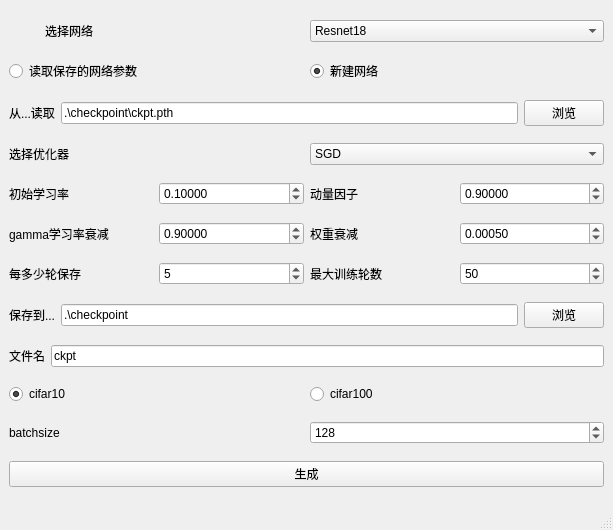
<?xml version="1.0" encoding="UTF-8"?>
<ui version="4.0">
 <class>MainWindow</class>
 <widget class="QMainWindow" name="MainWindow">
  <property name="geometry">
   <rect>
    <x>0</x>
    <y>0</y>
    <width>613</width>
    <height>530</height>
   </rect>
  </property>
  <property name="windowTitle">
   <string>by:demorz</string>
  </property>
  <widget class="QWidget" name="centralwidget">
   <layout class="QVBoxLayout" name="verticalLayout">
    <item>
     <layout class="QHBoxLayout" name="horizontalLayout">
      <item>
       <widget class="QLabel" name="label_net">
        <property name="lineWidth">
         <number>1</number>
        </property>
        <property name="midLineWidth">
         <number>0</number>
        </property>
        <property name="text">
         <string>选择网络</string>
        </property>
        <property name="scaledContents">
         <bool>false</bool>
        </property>
        <property name="indent">
         <number>36</number>
        </property>
        <property name="buddy">
         <cstring></cstring>
        </property>
       </widget>
      </item>
      <item>
       <widget class="QComboBox" name="netchoose">
        <item>
         <property name="text">
          <string>Resnet18</string>
         </property>
        </item>
        <item>
         <property name="text">
          <string>Resnet34</string>
         </property>
        </item>
        <item>
         <property name="text">
          <string>Resnet50</string>
         </property>
        </item>
       </widget>
      </item>
     </layout>
    </item>
    <item>
     <layout class="QHBoxLayout" name="horizontalLayout_2">
      <item>
       <widget class="QRadioButton" name="oldnet">
        <property name="text">
         <string>读取保存的网络参数</string>
        </property>
        <attribute name="buttonGroup">
         <string notr="true">buttonGroup</string>
        </attribute>
       </widget>
      </item>
      <item>
       <widget class="QRadioButton" name="newnet">
        <property name="text">
         <string>新建网络</string>
        </property>
        <property name="checked">
         <bool>true</bool>
        </property>
        <attribute name="buttonGroup">
         <string notr="true">buttonGroup</string>
        </attribute>
       </widget>
      </item>
     </layout>
    </item>
    <item>
     <layout class="QHBoxLayout" name="horizontalLayout_3">
      <item>
       <widget class="QLabel" name="l_p_lab">
        <property name="text">
         <string>从...读取</string>
        </property>
       </widget>
      </item>
      <item>
       <widget class="QLineEdit" name="ck_path">
        <property name="text">
         <string>.\checkpoint\ckpt.pth</string>
        </property>
        <property name="placeholderText">
         <string>保存的参数地址...</string>
        </property>
       </widget>
      </item>
      <item>
       <widget class="QPushButton" name="getpath">
        <property name="text">
         <string>浏览</string>
        </property>
       </widget>
      </item>
     </layout>
    </item>
    <item>
     <layout class="QHBoxLayout" name="horizontalLayout_11">
      <item>
       <widget class="QLabel" name="label_4">
        <property name="text">
         <string>选择优化器</string>
        </property>
       </widget>
      </item>
      <item>
       <widget class="QComboBox" name="optimizer">
        <item>
         <property name="text">
          <string>SGD</string>
         </property>
        </item>
        <item>
         <property name="text">
          <string>RMSProp</string>
         </property>
        </item>
        <item>
         <property name="text">
          <string>Adam</string>
         </property>
        </item>
        <item>
         <property name="text">
          <string>Adamax</string>
         </property>
        </item>
        <item>
         <property name="text">
          <string>SparseAdam</string>
         </property>
        </item>
       </widget>
      </item>
     </layout>
    </item>
    <item>
     <layout class="QHBoxLayout" name="horizontalLayout_4">
      <item>
       <widget class="QLabel" name="label_LR">
        <property name="text">
         <string>初始学习率</string>
        </property>
       </widget>
      </item>
      <item>
       <widget class="QDoubleSpinBox" name="LR">
        <property name="specialValueText">
         <string>0.1</string>
        </property>
        <property name="decimals">
         <number>5</number>
        </property>
        <property name="minimum">
         <double>-1.000000000000000</double>
        </property>
        <property name="singleStep">
         <double>0.001000000000000</double>
        </property>
        <property name="value">
         <double>0.100000000000000</double>
        </property>
       </widget>
      </item>
      <item>
       <widget class="QLabel" name="label_mom">
        <property name="text">
         <string>动量因子</string>
        </property>
       </widget>
      </item>
      <item>
       <widget class="QDoubleSpinBox" name="Mom">
        <property name="specialValueText">
         <string>0.9</string>
        </property>
        <property name="decimals">
         <number>5</number>
        </property>
        <property name="minimum">
         <double>-1.000000000000000</double>
        </property>
        <property name="singleStep">
         <double>0.010000000000000</double>
        </property>
        <property name="value">
         <double>0.900000000000000</double>
        </property>
       </widget>
      </item>
     </layout>
    </item>
    <item>
     <layout class="QHBoxLayout" name="horizontalLayout_5">
      <item>
       <widget class="QLabel" name="label_gam">
        <property name="text">
         <string>gamma学习率衰减</string>
        </property>
       </widget>
      </item>
      <item>
       <widget class="QDoubleSpinBox" name="gam">
        <property name="specialValueText">
         <string>0.9</string>
        </property>
        <property name="decimals">
         <number>5</number>
        </property>
        <property name="minimum">
         <double>-1.000000000000000</double>
        </property>
        <property name="singleStep">
         <double>0.010000000000000</double>
        </property>
        <property name="value">
         <double>0.900000000000000</double>
        </property>
       </widget>
      </item>
      <item>
       <widget class="QLabel" name="label_L2">
        <property name="text">
         <string>权重衰减</string>
        </property>
       </widget>
      </item>
      <item>
       <widget class="QDoubleSpinBox" name="L2">
        <property name="specialValueText">
         <string>0.0005</string>
        </property>
        <property name="decimals">
         <number>5</number>
        </property>
        <property name="minimum">
         <double>-1.000000000000000</double>
        </property>
        <property name="singleStep">
         <double>0.000100000000000</double>
        </property>
        <property name="value">
         <double>0.000500000000000</double>
        </property>
       </widget>
      </item>
     </layout>
    </item>
    <item>
     <layout class="QHBoxLayout" name="horizontalLayout_7">
      <item>
       <widget class="QLabel" name="num_lab">
        <property name="text">
         <string>每多少轮保存</string>
        </property>
       </widget>
      </item>
      <item>
       <widget class="QSpinBox" name="num">
        <property name="value">
         <number>5</number>
        </property>
       </widget>
      </item>
      <item>
       <widget class="QLabel" name="m_num_lab">
        <property name="text">
         <string>最大训练轮数</string>
        </property>
       </widget>
      </item>
      <item>
       <widget class="QSpinBox" name="max_num">
        <property name="value">
         <number>50</number>
        </property>
       </widget>
      </item>
     </layout>
    </item>
    <item>
     <layout class="QHBoxLayout" name="horizontalLayout_6">
      <item>
       <widget class="QLabel" name="label_2">
        <property name="text">
         <string>保存到...</string>
        </property>
       </widget>
      </item>
      <item>
       <widget class="QLineEdit" name="ck_path_s">
        <property name="text">
         <string>.\checkpoint</string>
        </property>
        <property name="placeholderText">
         <string>参数保存到...</string>
        </property>
       </widget>
      </item>
      <item>
       <widget class="QPushButton" name="ckpt_s_p_b">
        <property name="text">
         <string>浏览</string>
        </property>
       </widget>
      </item>
     </layout>
    </item>
    <item>
     <layout class="QHBoxLayout" name="horizontalLayout_8">
      <item>
       <widget class="QLabel" name="label_3">
        <property name="text">
         <string>文件名</string>
        </property>
       </widget>
      </item>
      <item>
       <widget class="QLineEdit" name="s_name">
        <property name="text">
         <string>ckpt</string>
        </property>
        <property name="placeholderText">
         <string>保存的文件名</string>
        </property>
       </widget>
      </item>
     </layout>
    </item>
    <item>
     <layout class="QHBoxLayout" name="horizontalLayout_9">
      <item>
       <widget class="QRadioButton" name="cf10">
        <property name="text">
         <string>cifar10</string>
        </property>
        <property name="checked">
         <bool>true</bool>
        </property>
        <attribute name="buttonGroup">
         <string notr="true">buttonGroup2</string>
        </attribute>
       </widget>
      </item>
      <item>
       <widget class="QRadioButton" name="cf100">
        <property name="text">
         <string>cifar100</string>
        </property>
        <attribute name="buttonGroup">
         <string notr="true">buttonGroup2</string>
        </attribute>
       </widget>
      </item>
     </layout>
    </item>
    <item>
     <layout class="QHBoxLayout" name="horizontalLayout_10">
      <item>
       <widget class="QLabel" name="label">
        <property name="text">
         <string>batchsize</string>
        </property>
       </widget>
      </item>
      <item>
       <widget class="QSpinBox" name="ba_size">
        <property name="maximum">
         <number>2048</number>
        </property>
        <property name="value">
         <number>128</number>
        </property>
       </widget>
      </item>
     </layout>
    </item>
    <item>
     <widget class="QPushButton" name="create_net">
      <property name="text">
       <string>生成</string>
      </property>
     </widget>
    </item>
   </layout>
  </widget>
  <widget class="QStatusBar" name="statusbar"/>
 </widget>
 <resources/>
 <connections/>
 <buttongroups>
  <buttongroup name="buttonGroup"/>
  <buttongroup name="buttonGroup2"/>
 </buttongroups>
</ui>
